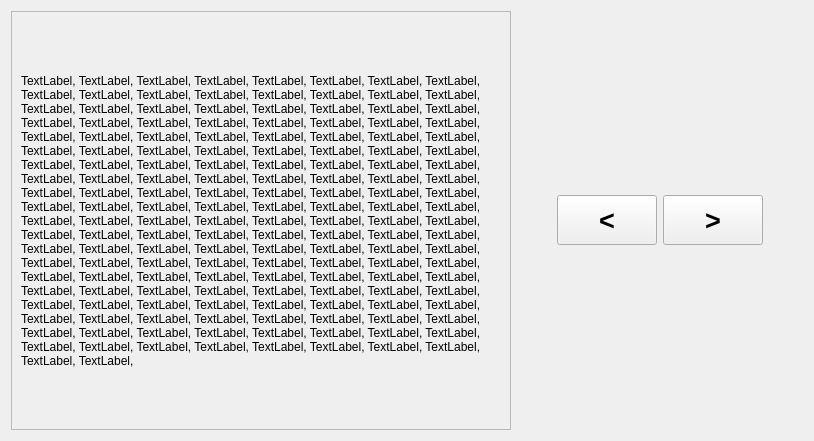
<?xml version="1.0" encoding="UTF-8"?>
<ui version="4.0">
 <class>Form</class>
 <widget class="QWidget" name="Form">
  <property name="geometry">
   <rect>
    <x>0</x>
    <y>0</y>
    <width>814</width>
    <height>441</height>
   </rect>
  </property>
  <property name="windowTitle">
   <string notr="true">Form</string>
  </property>
  <layout class="QGridLayout" name="gridLayout">
   <property name="sizeConstraint">
    <enum>QLayout::SetMinimumSize</enum>
   </property>
   <item row="0" column="0">
    <layout class="QVBoxLayout" name="layout_0">
     <property name="topMargin">
      <number>0</number>
     </property>
     <item>
      <widget class="QScrollArea" name="scrollArea">
       <property name="widgetResizable">
        <bool>true</bool>
       </property>
       <widget class="QWidget" name="scrollAreaWidgetContents">
        <property name="geometry">
         <rect>
          <x>0</x>
          <y>0</y>
          <width>472</width>
          <height>481</height>
         </rect>
        </property>
        <layout class="QVBoxLayout" name="verticalLayout_2">
         <item>
          <widget class="QLabel" name="label">
           <property name="text">
            <string>TextLabel, TextLabel, TextLabel, TextLabel, TextLabel, TextLabel, TextLabel, TextLabel, TextLabel, TextLabel, TextLabel, TextLabel, TextLabel, TextLabel, TextLabel, TextLabel, TextLabel, TextLabel, TextLabel, TextLabel, TextLabel, TextLabel, TextLabel, TextLabel, TextLabel, TextLabel, TextLabel, TextLabel, TextLabel, TextLabel, TextLabel, TextLabel, TextLabel, TextLabel, TextLabel, TextLabel, TextLabel, TextLabel, TextLabel, TextLabel, TextLabel, TextLabel, TextLabel, TextLabel, TextLabel, TextLabel, TextLabel, TextLabel, TextLabel, TextLabel, TextLabel, TextLabel, TextLabel, TextLabel, TextLabel, TextLabel, TextLabel, TextLabel, TextLabel, TextLabel, TextLabel, TextLabel, TextLabel, TextLabel, TextLabel, TextLabel, TextLabel, TextLabel, TextLabel, TextLabel, TextLabel, TextLabel, TextLabel, TextLabel, TextLabel, TextLabel, TextLabel, TextLabel, TextLabel, TextLabel, TextLabel, TextLabel, TextLabel, TextLabel, TextLabel, TextLabel, TextLabel, TextLabel, TextLabel, TextLabel, TextLabel, TextLabel, TextLabel, TextLabel, TextLabel, TextLabel, TextLabel, TextLabel, TextLabel, TextLabel, TextLabel, TextLabel, TextLabel, TextLabel, TextLabel, TextLabel, TextLabel, TextLabel, TextLabel, TextLabel, TextLabel, TextLabel, TextLabel, TextLabel, TextLabel, TextLabel, TextLabel, TextLabel, TextLabel, TextLabel, TextLabel, TextLabel, TextLabel, TextLabel, TextLabel, TextLabel, TextLabel, TextLabel, TextLabel, TextLabel, TextLabel, TextLabel, TextLabel, TextLabel, TextLabel, TextLabel, TextLabel, TextLabel, TextLabel, TextLabel, TextLabel, TextLabel, TextLabel, TextLabel, TextLabel, TextLabel, TextLabel, TextLabel, TextLabel, TextLabel, TextLabel, TextLabel, TextLabel, TextLabel, TextLabel, TextLabel, TextLabel, TextLabel, TextLabel, TextLabel, TextLabel, TextLabel, </string>
           </property>
           <property name="wordWrap">
            <bool>true</bool>
           </property>
          </widget>
         </item>
        </layout>
       </widget>
      </widget>
     </item>
    </layout>
   </item>
   <item row="0" column="1">
    <layout class="QHBoxLayout" name="layout_1">
     <property name="leftMargin">
      <number>40</number>
     </property>
     <property name="topMargin">
      <number>40</number>
     </property>
     <property name="rightMargin">
      <number>40</number>
     </property>
     <property name="bottomMargin">
      <number>40</number>
     </property>
     <item>
      <widget class="QPushButton" name="button_left">
       <property name="minimumSize">
        <size>
         <width>100</width>
         <height>50</height>
        </size>
       </property>
       <property name="maximumSize">
        <size>
         <width>50</width>
         <height>50</height>
        </size>
       </property>
       <property name="font">
        <font>
         <pointsize>20</pointsize>
         <weight>75</weight>
         <bold>true</bold>
        </font>
       </property>
       <property name="text">
        <string>&lt;</string>
       </property>
      </widget>
     </item>
     <item>
      <widget class="QPushButton" name="button_right">
       <property name="minimumSize">
        <size>
         <width>100</width>
         <height>50</height>
        </size>
       </property>
       <property name="maximumSize">
        <size>
         <width>50</width>
         <height>50</height>
        </size>
       </property>
       <property name="font">
        <font>
         <pointsize>20</pointsize>
         <weight>75</weight>
         <bold>true</bold>
        </font>
       </property>
       <property name="text">
        <string>&gt;</string>
       </property>
      </widget>
     </item>
    </layout>
   </item>
  </layout>
 </widget>
 <resources/>
 <connections/>
</ui>
